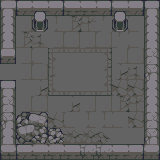

Below is a game level as drawn by its tile map, then a one-line description and the .tmx file that defines it, in full:
An orthogonal 10x10 tile map with 16x16 px tiles, 4 tile layers (Suelo, Suelo Detalles, Paredes, Adornos) and 9 objects.

<map version="1.0" tiledversion="1.1.5" orientation="orthogonal" renderorder="right-down" width="10" height="10" tilewidth="16" tileheight="16" infinite="0" nextobjectid="14">
 <tileset firstgid="1" source="tiles_dungeon_v1.1.tsx" />
 <layer name="Suelo" width="10" height="10">
  <data encoding="csv">
1,1,1,1,1,1,1,1,1,1,
1,1,1,1,1,1,1,1,1,1,
1,1,1,1,1,1,1,1,1,1,
1,1,1,1,1,1,1,1,1,1,
1,1,1,1,1,1,1,1,1,1,
1,1,1,1,1,1,1,1,1,1,
1,1,1,1,1,1,1,1,1,1,
1,1,1,1,1,1,1,1,1,1,
1,1,1,1,1,1,1,1,1,1,
1,1,1,1,1,1,1,1,1,1
</data>
 </layer>
 <layer name="Suelo Detalles" width="10" height="10">
  <data encoding="csv">
0,0,0,0,0,0,0,0,0,0,
0,31,34,61,62,63,64,34,34,0,
0,62,3,31,32,31,32,64,34,0,
0,31,34,11,12,12,13,31,32,0,
0,31,32,41,0,0,43,2,3,0,
0,0,2,71,72,72,73,33,33,0,
0,31,32,0,2,31,31,62,63,0,
0,0,2,33,34,61,61,34,33,0,
0,31,32,6,7,7,8,0,0,0,
0,0,0,36,37,37,38,0,0,0
</data>
 </layer>
 <layer name="Paredes" width="10" height="10">
  <data encoding="csv">
364,272,273,274,273,273,274,320,274,301,
331,0,0,0,0,0,0,0,0,331,
331,0,0,0,0,0,0,0,0,331,
361,0,0,0,0,0,0,0,0,335,
0,0,0,0,0,0,0,0,0,365,
301,0,0,0,0,0,0,0,0,331,
335,0,0,0,0,0,0,0,0,331,
365,0,0,0,0,0,0,0,0,335,
331,0,0,0,0,0,0,0,0,365,
332,272,334,334,273,275,275,273,274,333
</data>
 </layer>
 <layer name="Adornos" width="10" height="10">
  <data encoding="csv">
0,0,388,0,0,0,0,388,0,0,
0,0,418,0,0,0,0,418,0,0,
0,0,0,0,0,0,0,0,0,0,
0,0,0,0,0,0,0,0,0,0,
0,0,0,0,0,0,0,0,0,0,
0,0,0,0,0,0,0,0,0,0,
0,438,439,0,0,0,0,0,0,0,
0,468,469,0,0,0,0,0,0,0,
0,498,499,558,0,0,0,0,0,0,
0,0,0,0,0,0,0,0,0,0
</data>
 </layer>
 <objectgroup name="Colisiones">
  <object id="1" x="0.25" y="0" width="159.5" height="15.25" />
  <object id="4" x="-0.25" y="15.5" width="15.75" height="40.5" />
  <object id="5" x="0" y="80.5" width="15.75" height="63.25" />
  <object id="7" x="-0.25" y="144" width="160" height="16" />
  <object id="8" x="144" y="16" width="15.75" height="127.75" />
  <object id="10" x="32.25" y="15.5" width="15.5" height="8" />
  <object id="11" x="112" y="15.5" width="15.75" height="8" />
  <object id="12" x="48.5" y="128.75" width="14" height="14.25" />
  <object id="13" x="16.75" y="113.25" width="30.25" height="30.25" />
 </objectgroup>
</map>